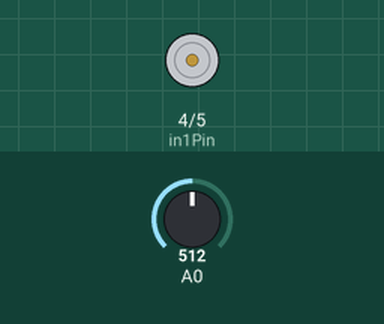
This sketch was run on a simulated Arduino Uno, built with avr-gcc and run on an emulated ATmega328P. Parts: motor-driver pin pairs drawn as motors (green arrow = first pin HIGH = forward, orange = second pin HIGH = backward, longer = more drive, scaled by the enable pin). Inputs (shaded band) come from the test bench; at power-on: A0 = 512.

Above: at 1.2 s.
1.3 s: A0 set to 530
2.8 s: A0 set to 480
At 4.0 s:
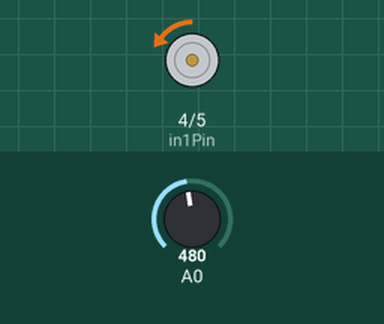
4.3 s: A0 set to 500
At 5.1 s:
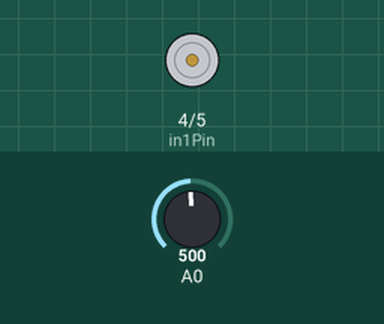
5.8 s: A0 set to 540
At 6.2 s:
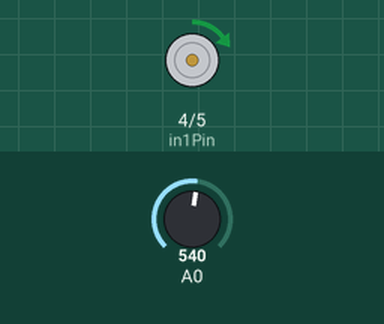
7.3 s: A0 set to 716
At 8.6 s:
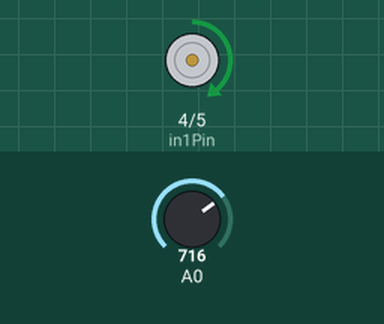
Timing chart, 0 to 9.8 s (numbered marks = the images above; inputs shaded):
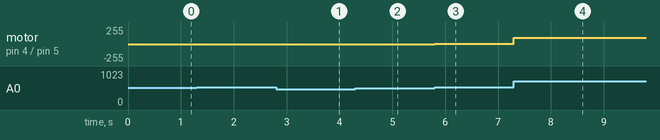

The sketch:

sketch__a.ino
```cpp
int enableAPin = 3;
int in1Pin = 4;
int in2Pin = 5;

void setup()
{
  pinMode(enableAPin, OUTPUT);
  pinMode(in1Pin, OUTPUT);
  pinMode(in2Pin, OUTPUT);
}

void loop()
{
  int motorPWMSpeed = 0;
  int joystickValue = analogRead(A0);

  if (joystickValue >= 530)
  {
    motorPWMSpeed = map(joystickValue, 530, 1023, 0, 255);
    digitalWrite(in1Pin, HIGH);
    digitalWrite(in2Pin, LOW);
    analogWrite(enableAPin, motorPWMSpeed);
  }
  else if (joystickValue <= 490)
  {
    motorPWMSpeed = map(joystickValue, 490, 0, 0, 255);
    digitalWrite(in1Pin, LOW);
    digitalWrite(in2Pin, HIGH);
    analogWrite(enableAPin, motorPWMSpeed);
  }
  else
  {
    digitalWrite(in1Pin, LOW);
    digitalWrite(in2Pin, LOW);
  }
}
```

Measured:
- after the input at 2.8 s, motor on pin 4 (in1Pin) / pin 5 (in2Pin): stopped → backward 5/255 at once
- after the input at 4.3 s, motor on pin 4 (in1Pin) / pin 5 (in2Pin): backward 5/255 → stopped at once
- after the input at 5.8 s, motor on pin 4 (in1Pin) / pin 5 (in2Pin): stopped → forward 5/255 at once
- after the input at 7.3 s, motor on pin 4 (in1Pin) / pin 5 (in2Pin): forward 5/255 → forward 96/255 at once
